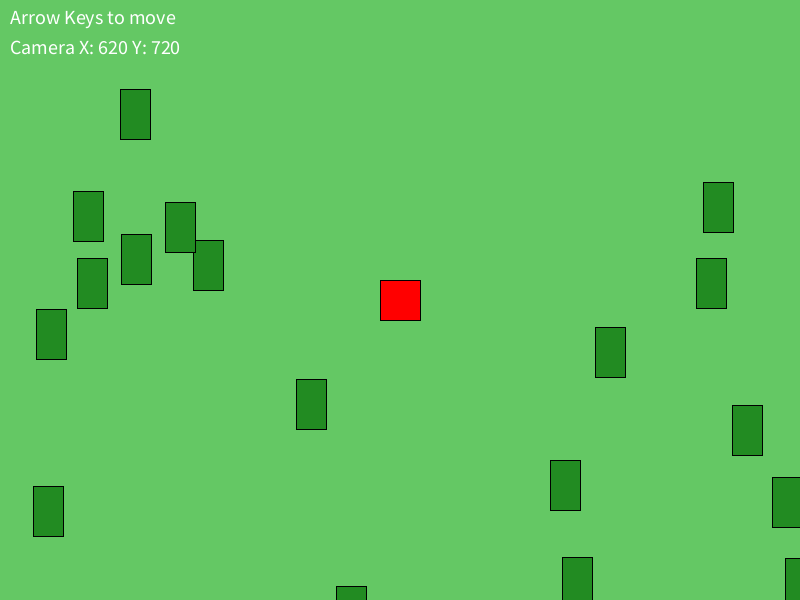
Frame 1 (no input)
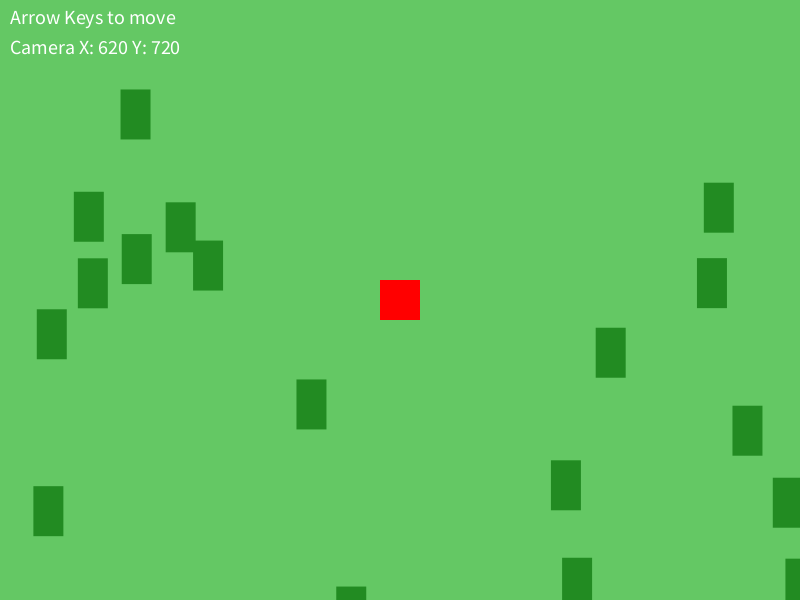
Frame 60 (the mouse pressed at the canvas centre just before this capture)
Frame 120 (the mouse held since frame 60 and released just before this capture): identical to frame 60, image omitted

The Processing sketch that drew these frames (run headless with seeded random() and noise(); from frame 60 on, the mouse is pressed at the canvas centre):

// Processing sketch: Template_Camera
// ── Template_Camera.pde
// ===== テンプレート：カメラ(画面スクロール)機能 =====
//
// 用途: 画面よりも広いワールドを歩き回るゲームで、プレイヤーを中心に画面をスクロールさせます。

Player player;
CameraClass camera;
ArrayList<BaseClass> trees; // 背景の目印用

// 画面サイズは 800x600 だが、ワールドサイズは 2000x2000 とする
int WORLD_WIDTH = 2000;
int WORLD_HEIGHT = 2000;

void setup() {
  size(800, 600);
  rectMode(CORNER);

  // プレイヤーをワールドの中央付近に配置
  player = new Player(1000, 1000, 40, 40);

  // カメラの作成（ワールドの端から端までを移動範囲とする）
  camera = new CameraClass(0, 0, WORLD_WIDTH, WORLD_HEIGHT);

  // 背景の目印（木など）をランダムに配置
  trees = new ArrayList<BaseClass>();
  for (int i = 0; i < 100; i++) {
    trees.add(new BaseClass(random(WORLD_WIDTH), random(WORLD_HEIGHT), 30, 50));
  }
}

void draw() {
  background(100, 200, 100); // 地面の緑色

  // --- 1. 状態の更新 ---
  player.update();

  // カメラをプレイヤーに追従させる
  camera.follow(player);

  // --- 2. ワールド座標での描画 ---
  camera.begin(); // ここから先はカメラの位置に合わせて描画がズレる

  // 背景の木を描画
  fill(34, 139, 34); // 深緑
  for (BaseClass tree : trees) {
    tree.draw();
  }

  // プレイヤーの描画
  player.draw();

  // ワールドの境界線を描画
  noFill();
  stroke(255, 0, 0);
  strokeWeight(4);
  rect(0, 0, WORLD_WIDTH, WORLD_HEIGHT);
  noStroke();

  camera.end(); // カメラの影響範囲ここまで

  // --- 3. 画面座標での描画（UIなど） ---
  // ここでの描画はカメラの影響を受けず、常に画面の同じ位置に表示される
  fill(255);
  textSize(20);
  textAlign(LEFT, TOP);
  text("Arrow Keys to move", 10, 10);
  text("Camera X: " + (int)(camera.x) + " Y: " + (int)(camera.y), 10, 40);
}

// 簡単な移動処理
void keyPressed() {
  if (keyCode == LEFT)  player.vx = -5;
  if (keyCode == RIGHT) player.vx = 5;
  if (keyCode == UP)    player.vy = -5;
  if (keyCode == DOWN)  player.vy = 5;
}

void keyReleased() {
  if (keyCode == LEFT || keyCode == RIGHT) player.vx = 0;
  if (keyCode == UP || keyCode == DOWN)    player.vy = 0;
}

// ==========================================
// コピー＆ペースト用：カメラクラス
// ==========================================
class CameraClass {
  float x, y;

  // カメラが移動できる境界
  float minX, maxX;
  float minY, maxY;
  boolean useBounds;

  // 境界付きコンストラクタ
  CameraClass(float minX, float minY, float maxX, float maxY) {
    this.x = 0;
    this.y = 0;
    this.minX = minX;
    this.minY = minY;
    this.maxX = maxX;
    this.maxY = maxY;
    this.useBounds = true;
  }

  // 対象オブジェクト（プレイヤーなど）を追従する
  void follow(BaseClass target) {
    if (target != null) {
      // 画面の中央に対象が来るようにカメラの左上座標を計算する
      x = target.x + target.w/2 - width/2;
      y = target.y + target.h/2 - height/2;

      // カメラがワールドの境界を越えないように制限する
      if (useBounds) {
        x = constrain(x, minX, maxX - width);
        y = constrain(y, minY, maxY - height);
      }
    }
  }

  // カメラ変換を開始（この後に描画したものはスクロールする）
  void begin() {
    pushMatrix();
    translate(-x, -y);
  }

  // カメラ変換を終了（この後に描画したものはスクロールせず画面に固定される）
  void end() {
    popMatrix();
  }
}

// ==========================================
// 以下はテスト動作用の簡略化クラス
// ==========================================
class Player extends BaseClass {
  Player(float x, float y, float w, float h) { super(x, y, w, h); }
  void update() {
    super.update();
    // プレイヤーがワールド境界を越えないようにする
    this.x = constrain(this.x, 0, WORLD_WIDTH - this.w);
    this.y = constrain(this.y, 0, WORLD_HEIGHT - this.h);
  }
  void draw() {
    fill(255, 0, 0); // 赤色
    super.draw();
  }
}

class BaseClass {
  float x, y, vx = 0, vy = 0, w, h;
  PImage img;

  BaseClass(float x, float y, float w, float h) {
    this.x = x; this.y = y; this.w = w; this.h = h; this.img = null;
  }
  void update() { this.x += this.vx; this.y += this.vy; }
  void draw() { if (this.img != null) image(this.img, this.x, this.y, this.w, this.h); else rect(this.x, this.y, this.w, this.h); }
}
